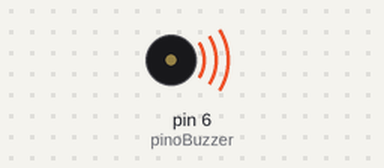
Recording of a sketch running on a simulated Arduino Uno, built with avr-gcc and run on an emulated ATmega328P. On the bench: buzzer (waves = sounding).

Above: at 0.05 s.
Timing chart, 0 to 3.0 s (numbered marks = the images above):
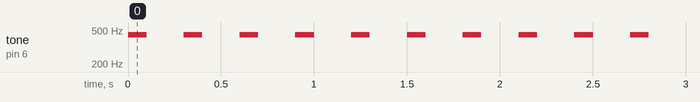

Measured:
- by itself, tone on pin 6 (pinoBuzzer): alternates 440 Hz for 0.10 s and silent for 0.20 s

The sketch:

Projeto10-1AcionandoUmBuzzer.ino
```cpp
// PROJETO 10.1: Acionando um Buzzer
// Autor: Augusto Queiroz

// --- Declaração de Variáveis ---
int pinoBuzzer = 6;

// --- Função de Configuração (setup) ---
void setup()
{
  // Configura o pino do buzzer como SAÍDA.
  pinMode(pinoBuzzer, OUTPUT);
}

// --- Laço Principal (loop) ---
void loop()
{
  // Toca a nota Lá (440 Hz) no pino do buzzer.
  tone(pinoBuzzer, 440);

  // Mantém o som por um curto período.
  delay(100);

  // Desliga o som.
  noTone(pinoBuzzer);

  // Pausa antes de repetir.
  delay(200);
}
```
